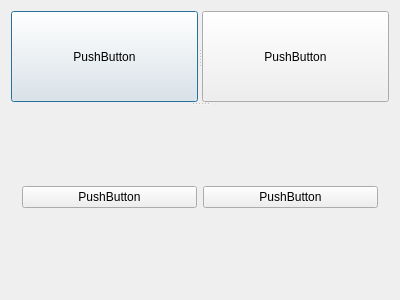
<?xml version="1.0" encoding="UTF-8"?>
<ui version="4.0">
 <class>Dialog</class>
 <widget class="QDialog" name="Dialog">
  <property name="geometry">
   <rect>
    <x>0</x>
    <y>0</y>
    <width>400</width>
    <height>300</height>
   </rect>
  </property>
  <property name="windowTitle">
   <string>Dialog</string>
  </property>
  <layout class="QHBoxLayout" name="horizontalLayout_2">
   <item>
    <widget class="QSplitter" name="splitter_2">
     <property name="orientation">
      <enum>Qt::Vertical</enum>
     </property>
     <widget class="QSplitter" name="splitter">
      <property name="orientation">
       <enum>Qt::Horizontal</enum>
      </property>
      <widget class="QPushButton" name="pushButton">
       <property name="text">
        <string>PushButton</string>
       </property>
      </widget>
      <widget class="QPushButton" name="pushButton_2">
       <property name="text">
        <string>PushButton</string>
       </property>
      </widget>
     </widget>
     <widget class="QWidget" name="">
      <layout class="QHBoxLayout" name="horizontalLayout">
       <item>
        <widget class="QPushButton" name="pushButton_4">
         <property name="text">
          <string>PushButton</string>
         </property>
        </widget>
       </item>
       <item>
        <widget class="QPushButton" name="pushButton_3">
         <property name="text">
          <string>PushButton</string>
         </property>
        </widget>
       </item>
      </layout>
     </widget>
    </widget>
   </item>
  </layout>
 </widget>
 <layoutdefault spacing="6" margin="11"/>
 <resources/>
 <connections/>
</ui>
